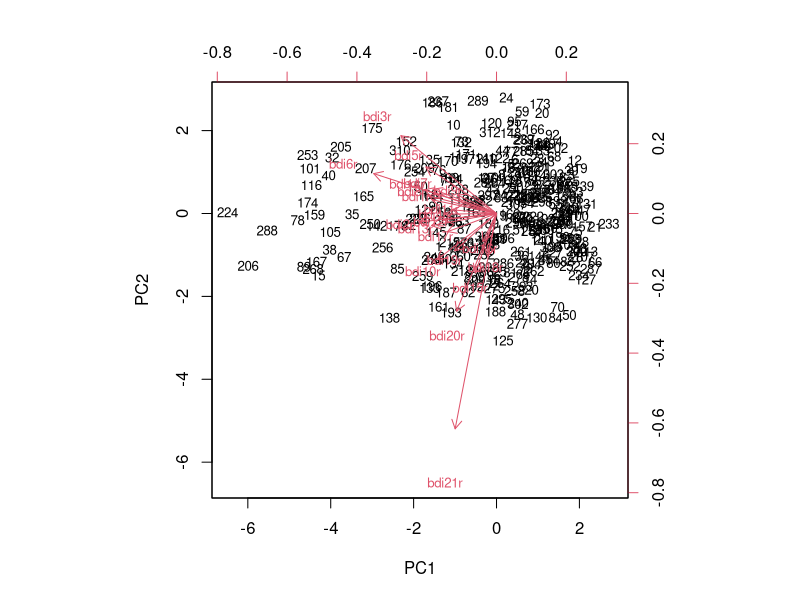
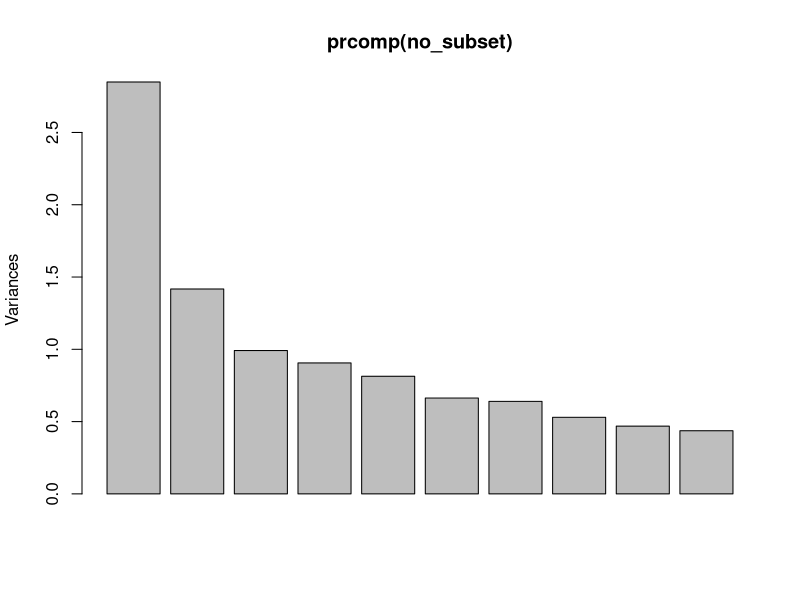
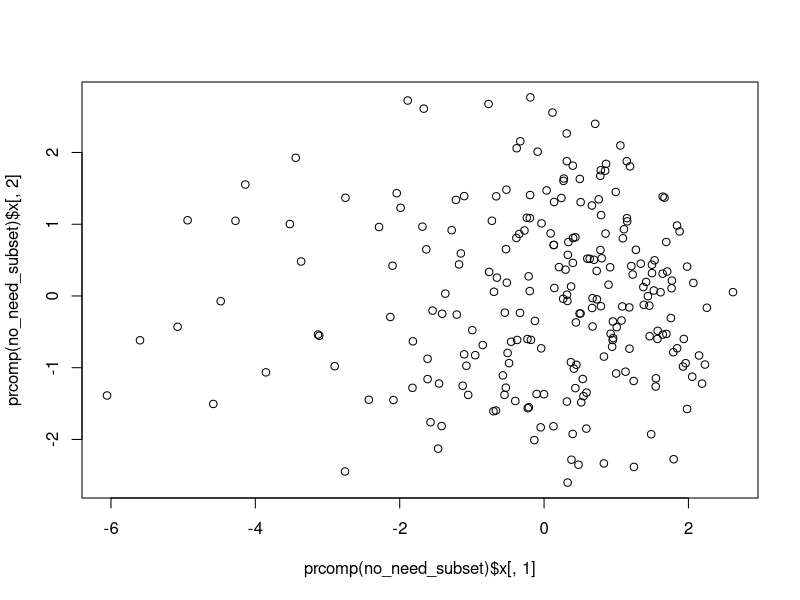
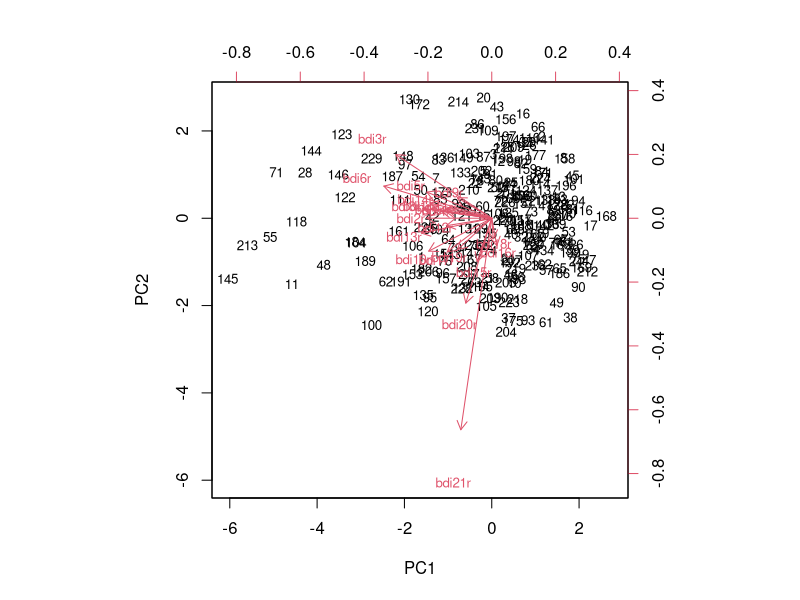
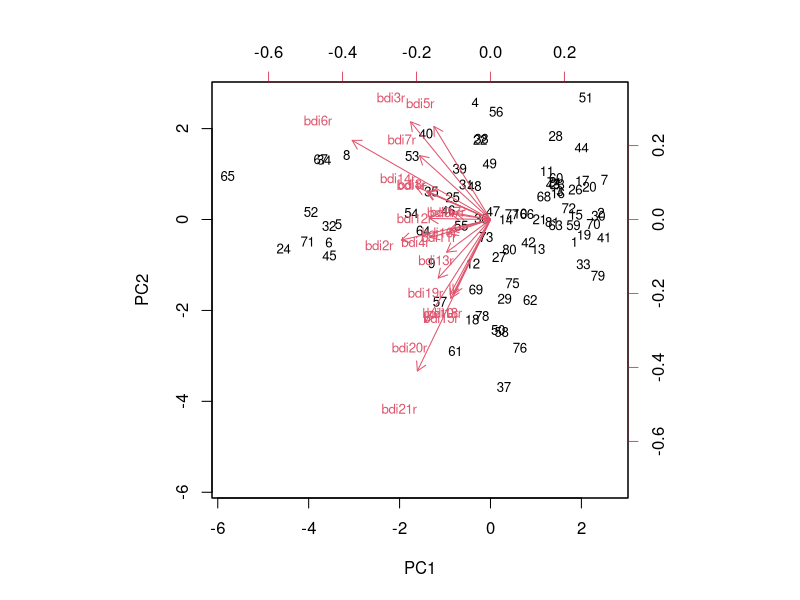
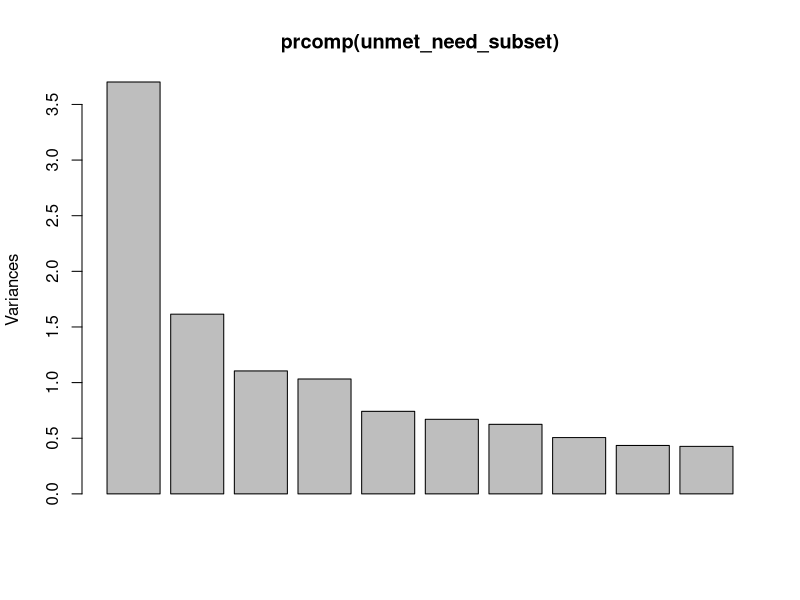

Write the R code that produced these figures, in order. (Note: this script raises an error after producing the figures.)
## ---- chunk 1
library(tidyverse)
library(haven)
library(car)
library(glmnet)
library(doParallel)
registerDoParallel(cores = detectCores() - 6)

data <- read_sav("data/data.sav")

subset <- data |> 
    select(Zage_screening, gender, Zdcog_ti, Zdsom_ti, nfc_group) |> 
    filter(nfc_group %in% c("2", "1")) |> # 2 is no need, 1 is unmet need 
    # but why only filter out these two groups??? oh for the logistic regression this is the response...
    # caption says 395 subset of people but dropping NAs removes a portion (9 people)
    drop_na() |> 
    mutate(nfc_group = as_factor(nfc_group),
           nfc_group = relevel(nfc_group, ref = "No need"),
           gender = as_factor(gender))

# data |> 
#     select(nfc_group)

paper_model <- glm(nfc_group ~ Zage_screening + gender + Zdcog_ti * Zdsom_ti, family = "binomial", data = subset)

summary(paper_model)

Anova(paper_model, test.statistic = "Wald") # this is what the paper has

# Prefer this
# Anova(paper_model, test.statistic = "LR")
## ---- chunk 2
test <- data |> 
    select(bdi1r:bdi21r, dcog_ti, dsom_ti, Zdsom_ti, Zdcog_ti, nfc_group, Zage_screening, gender) |> 
    filter(nfc_group %in% c("2", "1")) |> 
    rowwise() |> 
    mutate(sum_dcog = sum(c_across(bdi1r:bdi14r), na.rm = T),
           sum_dsom = sum(c_across(bdi15r:bdi21r), na.rm = T)) |> 
    ungroup() |> 
    mutate(zsum_dcog = scale(sum_dcog),
           zsum_dsom = scale(sum_dsom)) |> 
    mutate(nfc_group = as_factor(nfc_group),
           nfc_group = relevel(nfc_group, ref = "No need"),
           gender = as_factor(gender))

    # filter(!(Zdsom_ti == zsum_dsom))

paper_model <- glm(nfc_group ~ Zage_screening + gender + zsum_dcog * zsum_dsom, family = "binomial", data = test)

summary(paper_model)

Anova(paper_model, test.statistic = "Wald") # this is what the paper has
## ---- chunk 3
no_subset <- data |> 
    filter(nfc_group %in% c(1, 2)) |> 
    select(bdi1r:bdi21r) |> 
    drop_na()

biplot(prcomp(no_subset), scale = 0,
       cex = 0.8)

screeplot(prcomp(no_subset))

prcomp(no_subset)


no_need_subset <- data |> 
    filter(nfc_group %in% c(2)) |> 
    select(bdi1r:bdi21r) |> 
    drop_na()

plot(
prcomp(no_need_subset)$x[, 1],
prcomp(no_need_subset)$x[, 2]
)

unmet_need_subset <- data |> 
    filter(nfc_group %in% c(1)) |> 
    select(bdi1r:bdi21r) |> 
    drop_na()

biplot(prcomp(no_need_subset), scale = 0,
       cex = 0.8)

biplot(prcomp(unmet_need_subset), scale = 0,
       cex = 0.8)

screeplot(prcomp(unmet_need_subset))
## ---- chunk 4
set.seed(204)
cleaned_data <- data |> 
    filter(nfc_group %in% c(1, 2)) |> 
    mutate(nfc_group = factor(nfc_group)) |> 
    select(nfc_group, bdi1r:bdi21r, Zage_screening, gender) |> 
    drop_na()

X <- cleaned_data |> 
    select(!nfc_group)
y <- cleaned_data |> 
    select(nfc_group) |> 
    mutate(nfc_group = ifelse(nfc_group == 1, 1, 0))

cv_lasso <- cv.glmnet(as.matrix(X), as.matrix(y), family = "binomial", nfolds = 20,
                      nlambda = 200, standardize = F, parallel = T, alpha = 1,
                      type.measure = "auc")


best <- glmnet(as.matrix(X), as.matrix(y), family = "binomial", alpha = 1, 
             lambda = cv_lasso$lambda.1se, type.measure = "auc", standardize = F)
coef(best)

plot(cv_lasso)

plot(best)
## ---- chunk 5
all_data <- data |> 
    drop_na(Zage_screening, gender, bdi1r:bdi21r, nfc_group) |> 
    select(Zage_screening, gender, bdi1r:bdi21r, nfc_group) |> 
    filter(nfc_group %in% c("2", "1")) |> # 2 is no need, 1 is unmet need 
    # but why only filter out these two groups??? oh for the logistic regression this is the response...
    # caption says 395 subset of people but dropping NAs removes a portion (9 people)
    # drop_na() |> 
    mutate(nfc_group = as_factor(nfc_group),
           nfc_group = relevel(nfc_group, ref = "No need"),
           gender = as_factor(gender))

mini_data <- data |> 
    drop_na(Zage_screening, gender, bdi1r:bdi21r, nfc_group) |> 
    select(Zage_screening, gender, bdi5r, bdi17r, nfc_group) |> 
    filter(nfc_group %in% c("2", "1")) |> # 2 is no need, 1 is unmet need 
    # but why only filter out these two groups??? oh for the logistic regression this is the response...
    # caption says 395 subset of people but dropping NAs removes a portion (9 people)
    # drop_na() |> 
    mutate(nfc_group = as_factor(nfc_group),
           nfc_group = relevel(nfc_group, ref = "No need"),
           gender = as_factor(gender))

all_test <- glm(nfc_group ~ ., data = all_data,
                  family = "binomial")

quick_test <- glm(nfc_group ~ bdi5r + bdi17r + Zage_screening, data = mini_data,
                  family = "binomial")


anova(quick_test, all_test)
